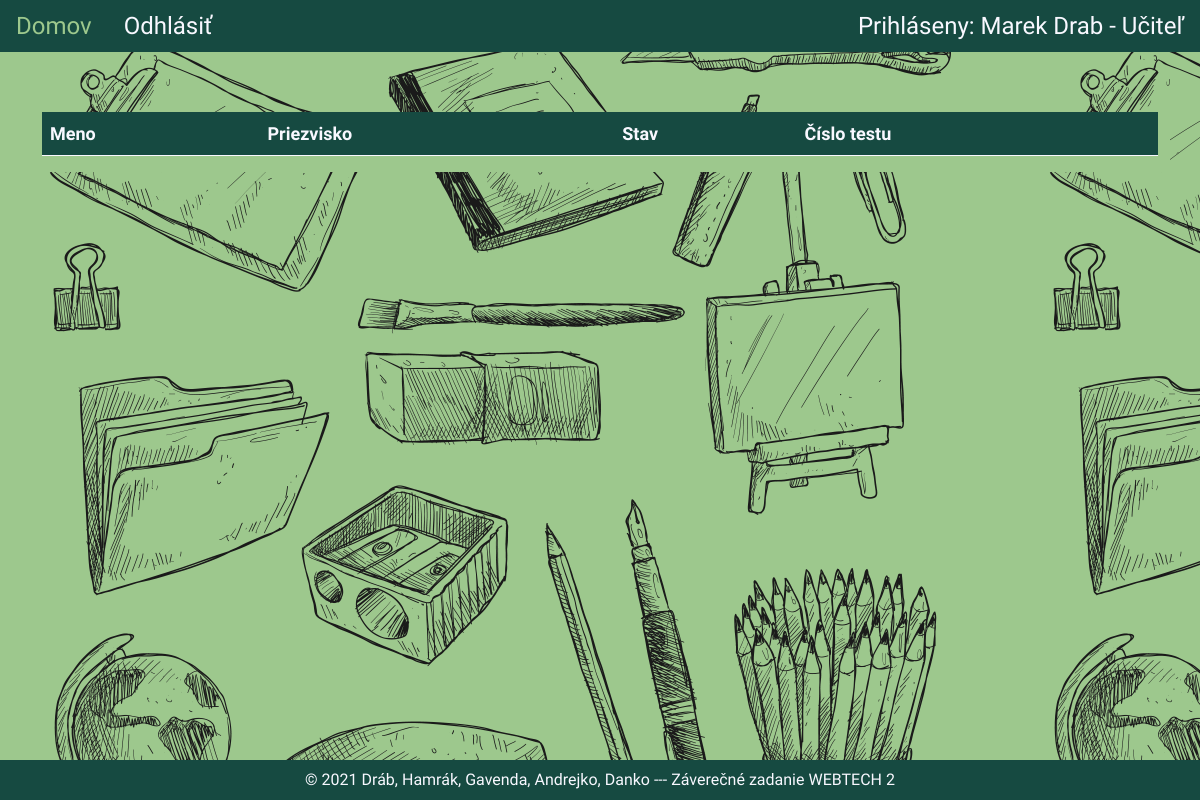
/outNotification.php (signed in), run on an earlier commit of the app's database.
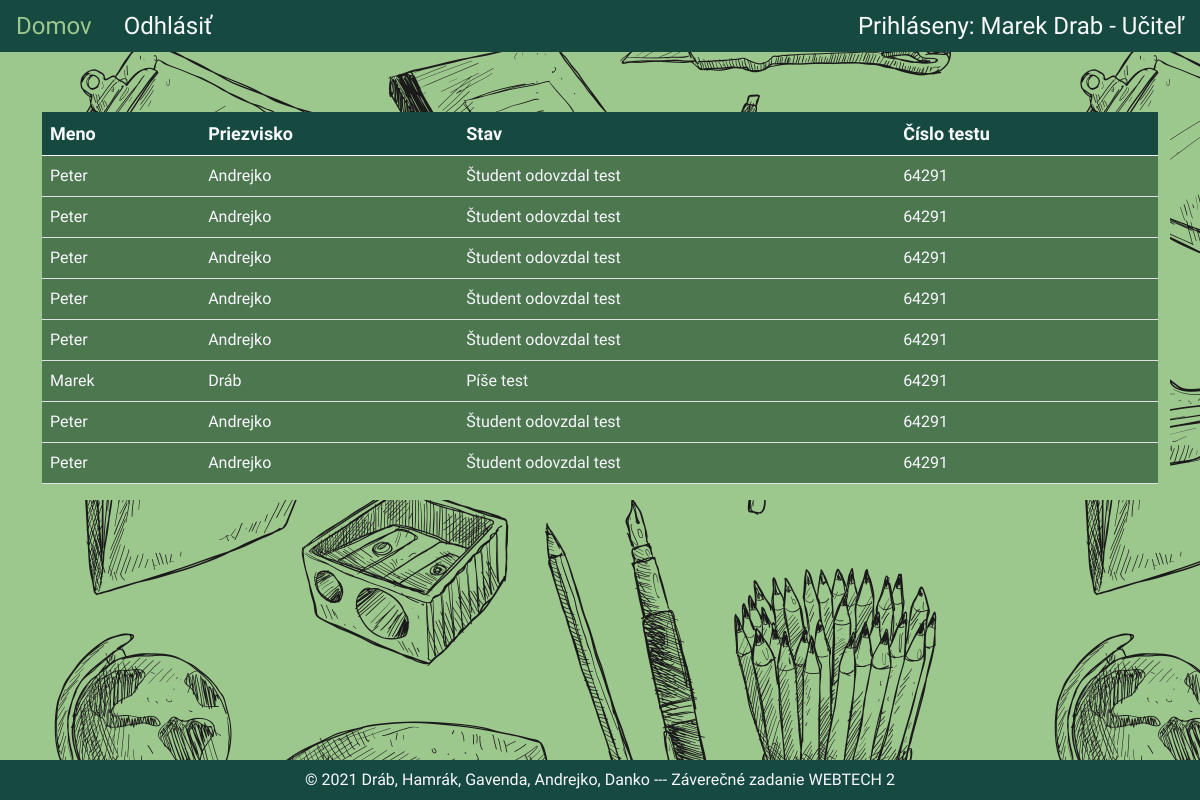
And on a later commit of the database.
### tables this page shows
CREATE TABLE `students` (
  `id` int UNSIGNED NOT NULL,
  `first_name` varchar(512) NOT NULL,
  `last_name` varchar(512) NOT NULL,
  `active` tinyint NOT NULL,
  `test_number` int NOT NULL,
  `test_submit` tinyint NOT NULL
);

CREATE TABLE `tests` (
  `id` int UNSIGNED NOT NULL,
  `name` varchar(128) NOT NULL,
  `code` int NOT NULL,
  `question_id` varchar(512) DEFAULT NULL,
  `is_active` tinyint(1) DEFAULT NULL,
  `time_limit` int NOT NULL,
  `teacher_id` int NOT NULL
);

### outNotification.php (the view, shortened to what this page needs)
<?php
require_once "partials/header.php";
$conn = (new Database())->createConnection();
echo getHead('Notifikácie');
echo getHeaderTeacher($_SESSION['name'], $_SESSION['surname'], $_SESSION["loginType"]); ?>
    <div class="container">
        <div class="row">
            <div class="col-md-12 table-responsive">
                <table class="table" id="tableNotification">
                    <thead>
                    <tr>
                        <th scope="col">Meno</th>
                        <th scope="col">Priezvisko</th>
                        <th scope="col">Stav</th>
                        <th scope="col">Číslo testu</th>
                    </tr>
                    </thead>
                    <tbody>
                    <?php
                    $insert = $conn->prepare("SELECT s.id, s.first_name, s.last_name, s.active, t.code FROM students s left join tests t on t.code = s.test_number
                                                    WHERE test_submit=0 and t.teacher_id = :teacher_id");
                    $insert->bindParam(':teacher_id',$_SESSION['teacher_id']);
                    $insert->execute();
                    $result = $insert->fetchAll();
                    foreach ($result as $row){?>
                        <tr class="rowTab" id="<?php echo $row['id']; ?>">
                            <td class="name"><?php echo $row['first_name']; ?></td>
                            <td class="surname"><?php echo $row['last_name']; ?></td>
                            <td class="active"> <?php
                                if($row['active'] == 0){
                                    echo "Opustil tab";
                                }
                                elseif ($row['active'] == 1){
                                    echo "Píše test";
                                }
                                elseif ($row['active'] == 2){
                                    echo "Študent zatvoril okno";
                                }else{
                                    echo "Študent odovzdal test";
                                }
                                ?>
                            </td>
                            <td><?php echo $row['code']; ?></td>
                        </tr>
                        <?php
                    }
                    ?>
                    </tbody>
                </table>
            </div>
        </div>
    </div>
<?php echo getFooter();?>

### partials/header.php (shortened to what this page needs)
<?php
function getHead($pageTitle)
{
    return <<<HTML
<!doctype html>
<html lang="en">
<head>
    <meta charset="UTF-8">
    <meta name="viewport"
          content="width=device-width, user-scalable=no, initial-scale=1.0, maximum-scale=1.0, minimum-scale=1.0">
    <meta http-equiv="X-UA-Compatible" content="ie=edge">
    <title>{$pageTitle}</title>
    <script src="https://ajax.googleapis.com/ajax/libs/jquery/3.5.1/jquery.min.js"></script>
    <script src="https://cdnjs.cloudflare.com/ajax/libs/jsPlumb/2.15.5/js/jsplumb.min.js"></script>
    <link href="https://cdn.jsdelivr.net/npm/bootstrap@5.0.0/dist/css/bootstrap.min.css" rel="stylesheet">
    <script src="https://cdn.jsdelivr.net/npm/bootstrap@5.0.0/dist/js/bootstrap.bundle.min.js"></script>
    <script src="//cdn.datatables.net/1.10.24/js/jquery.dataTables.min.js"></script>
    <link rel="stylesheet" href="//cdn.datatables.net/1.10.24/css/jquery.dataTables.min.css">
    <script src="assets/js/script.js"></script>
    <link rel="stylesheet" href="assets/css/style.css">
    <link rel="stylesheet" href="assets/css/partials/margins.css">
    <link href="https://fonts.googleapis.com/css?family=Quicksand:300,500" rel="stylesheet">
    <script src="assets/drawingboard.js-master/dist/drawingboard.js"></script>
    <link rel="stylesheet" type="text/css" href="assets/drawingboard.js-master/dist/drawingboard.css">
    <link rel="stylesheet" type="text/css" href="https://cdnjs.cloudflare.com/ajax/libs/mathquill/0.10.1/mathquill.min.css">
    <script src="https://cdnjs.cloudflare.com/ajax/libs/mathquill/0.10.1/mathquill.min.js" type="text/javascript"></script>
</head>
<body>
HTML;
}
function getHeaderTeacher($name, $surname, $typeLogin){
    return <<<HTML
<header>
    <ul class="nav">
        <li class="nav-item">
            <a class="nav-link active" aria-current="page" href="domov.php">Domov</a>
        </li>
        <li class="nav-item">
            <a class="nav-link" href="logout.php">Odhlásiť</a>
        </li>
    </ul>
    <ul class="nav">
        <li class="nav-item navRight">
            <span id="noHover" class="nav-link"><b>Prihláseny:</b> $name $surname - $typeLogin</span>
        </li>
    </ul>
</header>
HTML;
}
function getFooter(){
    return <<<HTMl
<footer>
    <span>&copy; 2021 Dráb, Hamrák, Gavenda, Andrejko, Danko  ---  Záverečné zadanie WEBTECH 2</span>
</footer>
</body>
</html>
HTMl;
}

### assets/css/style.css (style rules this page uses)
* { margin: 0; padding: 0; border: 0; box-sizing: border-box; }
body { background-color: #9dc88d; background-image: url("back.png"); font-family: 'Quicksand', sans-serif; font-weight: 300; }
header { background-color: #164a41; display: flex; justify-content: space-between; }
.nav-link { color: ghostwhite; font-size: x-large; }
.navRight { text-align: right; }
footer { background-color: #164a41; color: ghostwhite; position: fixed; bottom: 0; z-index: 200; width: 100%; padding: 0.5rem; text-align: center; }
.container { margin-top: 5%; }
a { text-decoration: none; color: ghostwhite; }
.row { background-color: #9dc88d; }
.table { background-color: #4d774e; padding: 1rem; color: ghostwhite; }
thead { font-weight: bold; font-size: large; background-color: #164a41; }
td { font-size: medium; }

What changed in the data, as far as the page shows it:
added students: first_name "Peter", last_name "Andrejko", active "Študent odovzdal test", tests.code "64291"
added students: first_name "Peter", last_name "Andrejko", active "Študent odovzdal test", tests.code "64291"
added students: first_name "Peter", last_name "Andrejko", active "Študent odovzdal test", tests.code "64291"
added students: first_name "Peter", last_name "Andrejko", active "Študent odovzdal test", tests.code "64291"
added students: first_name "Peter", last_name "Andrejko", active "Študent odovzdal test", tests.code "64291"
added students: first_name "Marek", last_name "Dráb", active "Píše test", tests.code "64291"
added students: first_name "Peter", last_name "Andrejko", active "Študent odovzdal test", tests.code "64291"
added students: first_name "Peter", last_name "Andrejko", active "Študent odovzdal test", tests.code "64291"
